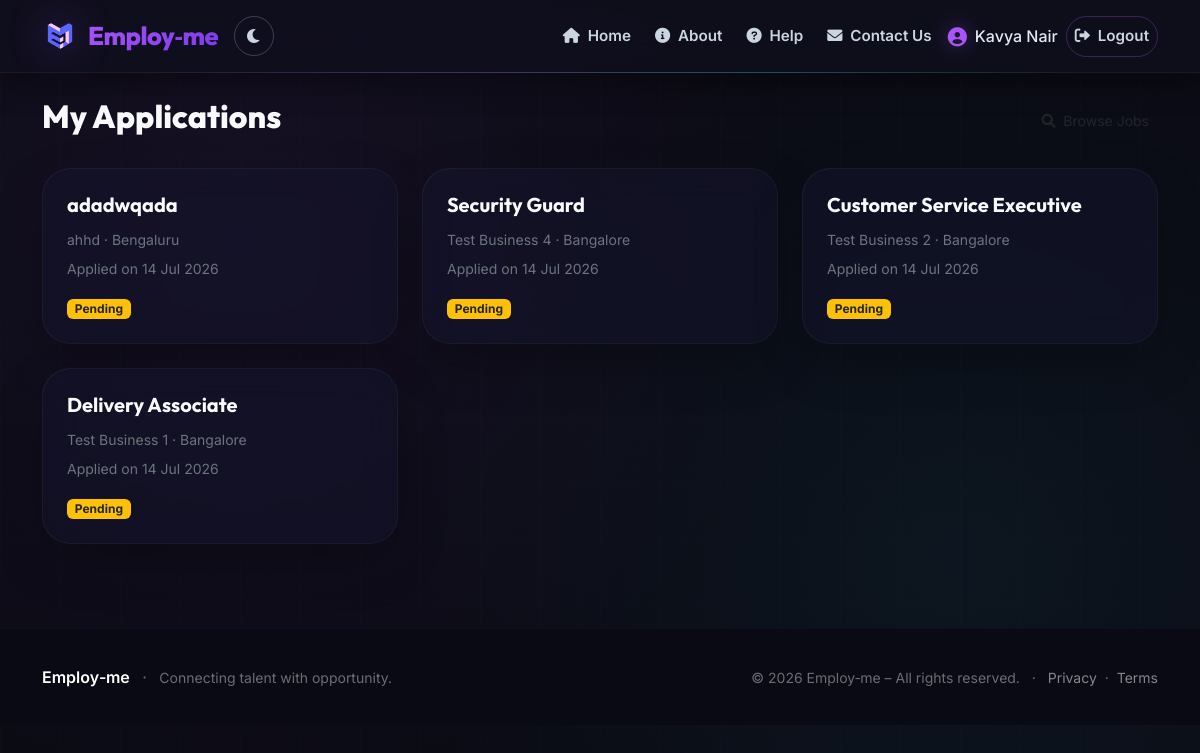
Screenshot of /my-applications (signed in) with the database file from the repository.
### models.py (models this page shows)
class User(UserMixin, db.Model):
    id = db.Column(db.Integer, primary_key=True)
    email = db.Column(db.String(120), unique=True, nullable=False)
    password_hash = db.Column(db.String(128), nullable=False)
    role = db.Column(db.String(20), nullable=False)  # 'jobseeker' or 'employer'
    name = db.Column(db.String(100), nullable=False)
    created_at = db.Column(db.DateTime, default=datetime.utcnow)
    profile = db.relationship('JobSeekerProfile', backref='user', uselist=False,
                              cascade='all, delete-orphan')
    employer_profile = db.relationship('EmployerProfile', backref='user', uselist=False,
                                       cascade='all, delete-orphan')

class JobApplication(db.Model):
    id = db.Column(db.Integer, primary_key=True)
    job_id = db.Column(db.Integer, db.ForeignKey('job.id'), nullable=False)
    applicant_id = db.Column(db.Integer, db.ForeignKey('user.id'), nullable=False)
    status = db.Column(db.String(20), default='Pending')
    applied_at = db.Column(db.DateTime, default=datetime.utcnow)
    applicant = db.relationship('User', backref='job_applications')

class Job(db.Model):
    id = db.Column(db.Integer, primary_key=True)
    employer_id = db.Column(db.Integer, db.ForeignKey('employer_profile.id'), nullable=False)
    employer_name = db.Column(db.String(100), nullable=False)
    employer_address = db.Column(db.String(300), nullable=False)
    employer_mobile = db.Column(db.String(15), nullable=False)
    employer_city = db.Column(db.String(100), nullable=False)
    employer_state = db.Column(db.String(100), nullable=False)
    employer_pincode = db.Column(db.String(10), nullable=False)
    job_name = db.Column(db.String(200), nullable=False)
    job_description = db.Column(db.Text, nullable=False)
    job_type = db.Column(db.String(50), nullable=False)
    committed_salary = db.Column(db.String(100))
    location = db.Column(db.String(200))
    vacancies = db.Column(db.Integer, default=1)
    status = db.Column(db.String(20), default='Open')
    deleted = db.Column(db.Boolean, default=False, nullable=False)   # <-- soft delete
    created_at = db.Column(db.DateTime, default=datetime.utcnow)
    updated_at = db.Column(db.DateTime, default=datetime.utcnow, onupdate=datetime.utcnow)
    employer = db.relationship('EmployerProfile', backref='jobs')
    applications = db.relationship('JobApplication', backref='job')

### app.py (the view)
@app.route('/my-applications')
@login_required
@role_required('jobseeker')
@payment_required
def my_applications():
    profile = JobSeekerProfile.query.filter_by(user_id=current_user.id).first()
    if not profile or not profile.verified:
        return redirect(url_for('jobseeker_verification_pending'))
    applications = JobApplication.query.filter_by(applicant_id=current_user.id).order_by(JobApplication.applied_at.desc()).all()
    return render_template('my_applications.html', applications=applications)

### app.py (called while the page is built)
@login_manager.user_loader
def load_user(user_id):
    return db.session.get(User, int(user_id))   # instead of User.query.get

def role_required(role):
    def decorator(func):
        from functools import wraps
        @wraps(func)
        def wrapper(*args, **kwargs):
            if not current_user.is_authenticated or current_user.role != role:
                flash('Access denied.', 'danger')
                return redirect(url_for('index'))
            return func(*args, **kwargs)
        return wrapper
    return decorator

def payment_required(f):
    from functools import wraps
    @wraps(f)
    @login_required
    def decorated(*args, **kwargs):
        if current_user.role == 'jobseeker':
            profile = JobSeekerProfile.query.filter_by(user_id=current_user.id).first()
        else:
            profile = EmployerProfile.query.filter_by(user_id=current_user.id).first()
        if not profile or profile.payment_status != 'success':
            flash('Please complete the payment to access this feature.', 'warning')
            if current_user.role == 'jobseeker':
                return redirect(url_for('jobseeker_dashboard'))
            else:
                return redirect(url_for('employer_profile'))   # changed from 'index' to 'employer_profile'
        return f(*args, **kwargs)
    return decorated

### templates/my_applications.html (shortened to what this page needs)
{% extends "base.html" %}
{% block content %}
<div class="d-flex justify-content-between align-items-center mb-4">
    <h2 style="font-family: var(--font-display); font-weight: 800; color: #F8FAFC;">My Applications</h2>
    <a href="{{ url_for('job_list') }}" class="btn btn-outline-soft btn-sm">
        <i class="fas fa-search me-1"></i> Browse Jobs
    </a>
</div>
<div class="row">
    {% if applications %}
        {% for app in applications %}
        <div class="col-md-6 col-lg-4 mb-4">
            <div class="card-modern p-4 h-100">
                {% if app.job.deleted %}
                    <h5 class="card-title text-danger" style="font-family: var(--font-display); font-weight: 700;">
                        Job Deleted by Employer
                    </h5>
                    <p class="text-secondary small">This job is no longer available.</p>
                    <p class="text-secondary small mb-3">Applied on {{ app.applied_at.strftime('%d %b %Y') }}</p>
                {% else %}
                    <h5 class="card-title" style="color: #F8FAFC;">{{ app.job.job_name }}</h5>
                    <p class="text-secondary small mb-2">{{ app.job.employer_name }} · {{ app.job.location }}</p>
                    <p class="text-secondary small mb-3">Applied on {{ app.applied_at.strftime('%d %b %Y') }}</p>
                    <span class="badge {% if app.status == 'Pending' %}bg-warning text-dark{% elif app.status == 'Accepted' %}bg-success{% else %}bg-danger{% endif %}">
                        {{ app.status }}
                    </span>
                {% endif %}
            </div>
        </div>
        {% endfor %}
    {% endif %}
</div>
{% endblock %}

### templates/base.html (shortened to what this page needs)
<!DOCTYPE html>
<html lang="en">
<head>
    <link href="https://cdn.jsdelivr.net/npm/bootstrap@5.3.0-alpha1/dist/css/bootstrap.min.css" rel="stylesheet" />
    <link rel="stylesheet" href="https://cdnjs.cloudflare.com/ajax/libs/font-awesome/6.0.0/css/all.min.css" />
</head>
<body>
    <nav class="navbar navbar-expand-lg navbar-custom sticky-top">
        <div class="container">
            <a class="navbar-brand" href="{{ url_for('index') }}">
                <img src="{{ url_for('static', filename='images/logo.png') }}" alt="Employ-me logo" />
                <span>Employ‑me</span>
            </a>
            <div class="d-flex align-items-center gap-2">
                <button class="theme-toggle-btn" id="themeToggle" aria-label="Toggle light/dark theme">
                    <i class="fas fa-moon" id="themeIcon"></i>
                </button>
            </div>
            <div class="collapse navbar-collapse" id="navbarNav">
                <ul class="navbar-nav ms-auto align-items-lg-center gap-1 gap-lg-2">
                    <li class="nav-item">
                        <a class="nav-link" href="{{ url_for('index') }}">
                            <i class="fas fa-home me-1"></i> Home
                        </a>
                    </li>
                    <li class="nav-item">
                        <a class="nav-link" href="{{ url_for('about') }}">
                            <i class="fas fa-info-circle me-1"></i> About
                        </a>
                    </li>
                    <li class="nav-item">
                        <a class="nav-link" href="{{ url_for('help') }}">
                            <i class="fas fa-question-circle me-1"></i> Help
                        </a>
                    </li>
                    <li class="nav-item">
                        <a class="nav-link" href="{{ url_for('contact') }}">
                            <i class="fas fa-envelope me-1"></i> Contact Us
                        </a>
                    </li>
                    {% if current_user.is_authenticated %}
                        <li class="nav-item">
                            <span class="navbar-text">
                                <i class="fas fa-user-circle"></i>
                                {{ current_user.name }}
                            </span>
                        </li>
                        <li class="nav-item">
                            <a class="nav-link btn-outline-custom" href="{{ url_for('logout') }}">
                                <i class="fas fa-sign-out-alt me-1"></i> Logout
                            </a>
                        </li>
                    {% endif %}
                </ul>
            </div>
        </div>
    </nav>
    <main>
        <div class="container my-4">
            {% block content %}{% endblock %}
        </div>
    </main>
    <footer class="footer-custom">
        <div class="container">
            <div class="row align-items-center">
                <div class="col-md-6 text-center text-md-start">
                    <span class="fw-semibold text-white">Employ‑me</span>
                    <span class="mx-2">·</span>
                    <span class="small">Connecting talent with opportunity.</span>
                </div>
                <div class="col-md-6 text-center text-md-end small">
                    &copy; 2026 Employ‑me – All rights reserved.
                    <span class="mx-2">·</span>
                    <a href="#" class="text-white-50" data-bs-toggle="modal" data-bs-target="#footerPrivacyModal">Privacy</a>
                    <span class="mx-1">·</span>
                    <a href="#" class="text-white-50" data-bs-toggle="modal" data-bs-target="#footerTermsModal">Terms</a>
                </div>
            </div>
        </div>
    </footer>
</body>
</html>

### rows the page displays
User: name "Kavya Nair"
JobApplication: job.job_name "adadwqada", job.employer_name "ahhd", job.location "Bengaluru", applied_at "14 Jul 2026", status "Pending"
JobApplication: job.job_name "Security Guard", job.employer_name "Test Business 4", job.location "Bangalore", applied_at "14 Jul 2026", status "Pending"
JobApplication: job.job_name "Customer Service Executive", job.employer_name "Test Business 2", job.location "Bangalore", applied_at "14 Jul 2026", status "Pending"
JobApplication: job.job_name "Delivery Associate", job.employer_name "Test Business 1", job.location "Bangalore", applied_at "14 Jul 2026", status "Pending"
